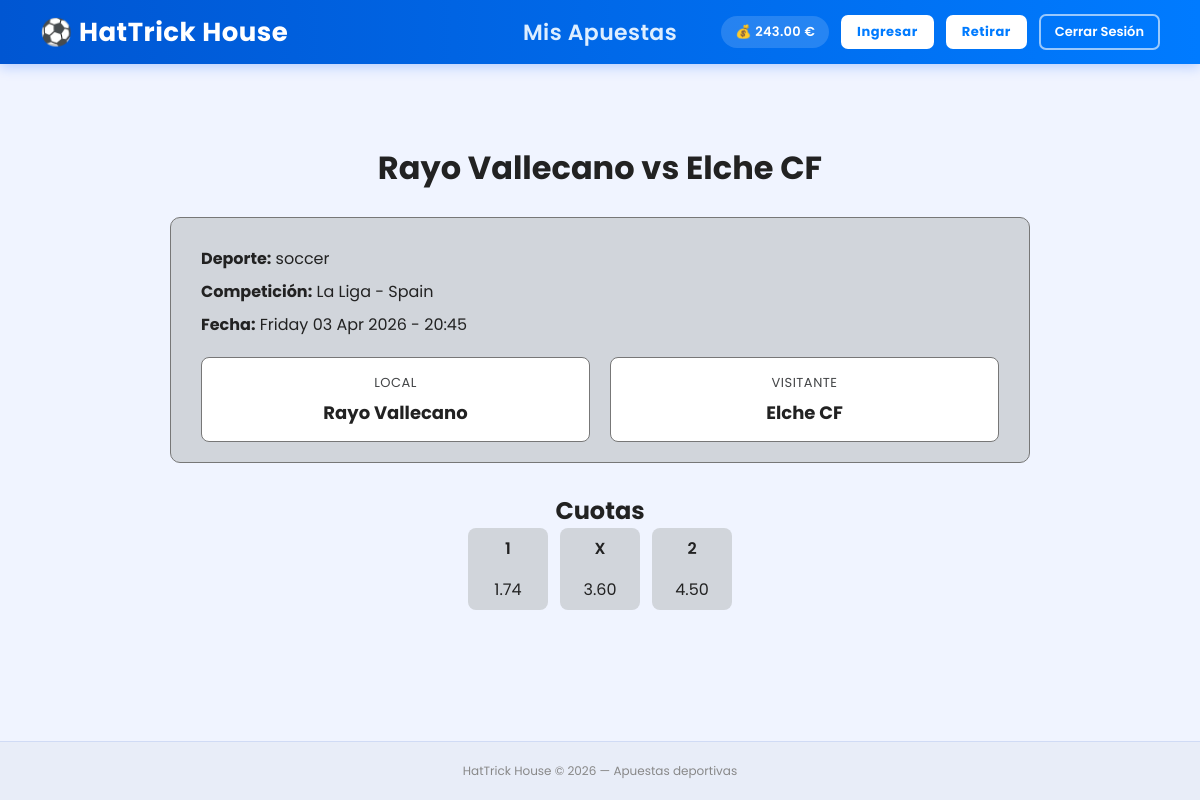
Screenshot of /partido/94c793aedd0e0b35ef9a5f8ae3f310bf/ (signed in) with the database file from the repository.
### apuestas/models.py (models this page shows, shortened)
class UserProfile(models.Model):
    user = models.OneToOneField(User, on_delete=models.CASCADE)
    money = models.DecimalField(max_digits=10, decimal_places=2, default=0.00)
    dni = models.CharField(max_length=9, blank=True, null=True)
    birthdate = models.DateField(blank=True, null=True)
    phone_number = models.CharField(max_length=9, blank=True, null=True)

class Game(models.Model):
    game_id = models.CharField(primary_key=True, max_length=100, unique=True)
    sport_key = models.CharField(max_length=50, default="soccer")
    league = models.CharField(max_length=100)
    home_team = models.CharField(max_length=50)
    away_team = models.CharField(max_length=50)
    home_price = models.DecimalField(max_digits=5, decimal_places=2, default=0.00)
    away_price = models.DecimalField(max_digits=5, decimal_places=2, default=0.00)
    draw_price = models.DecimalField(max_digits=5, decimal_places=2, default=0.00, null=True, blank=True)
    game_date = models.DateTimeField()

### apuestas/views.py (the view)
# urls.py: path('partido/<str:pk>/', views.GameDetailView.as_view(), name="game_detail"),
class GameDetailView(DetailView):
    model = Game
    template_name = 'apuestas/game_detail.html'
    context_object_name = 'game'

### templates/apuestas/game_detail.html (shortened to what this page needs)
{% extends 'base.html' %}
{% block content %}
<div class="detalle-partido-wrapper" vocab="https://schema.org/" typeof="SportsEvent">
    <h1 class="detalle-titulo" property="name">{{ game.home_team }} vs {{ game.away_team }}</h1>
    <div class="detalle-card">
        <p><strong>Deporte:</strong> <span property="sport">{{ game.sport_key }}</span></p>
        <p><strong>Competición:</strong> {{ game.league }}</p>
        <p><strong>Fecha:</strong>
            <time property="startDate" content="{{ game.game_date|date:'c' }}" datetime="{{ game.game_date|date:'c' }}">{{ game.game_date|date:'l d M Y - H:i' }}</time>
        </p>
        <div class="detalle-equipos">
            <div class="detalle-equipo" property="homeTeam" typeof="SportsTeam">
                <span class="detalle-equipo-rol">Local</span>
                <span class="detalle-equipo-nombre" property="name">{{ game.home_team }}</span>
            </div>
            <div class="detalle-equipo" property="awayTeam" typeof="SportsTeam">
                <span class="detalle-equipo-rol">Visitante</span>
                <span class="detalle-equipo-nombre" property="name">{{ game.away_team }}</span>
            </div>
        </div>
    </div>
    <h2 class="detalle-subtitulo">Cuotas</h2>
    <div class="cuota-partido detalle-cuotas">
        <div class="boton-cuota" property="offers" typeof="Offer">
            <span class="etiqueta">1</span>
            <span class="valor" property="price">{{ game.home_price }}</span>
        </div>
        {% if game.draw_price %}
        <div class="boton-cuota" property="offers" typeof="Offer">
            <span class="etiqueta">X</span>
            <span class="valor" property="price">{{ game.draw_price }}</span>
        </div>
        {% endif %}
        <div class="boton-cuota" property="offers" typeof="Offer">
            <span class="etiqueta">2</span>
            <span class="valor" property="price">{{ game.away_price }}</span>
        </div>
    </div>
</div>
{% endblock %}

### templates/base.html (shortened to what this page needs)
{% load static %}
<!DOCTYPE html>
<html lang="en">
<head>
  <link rel="stylesheet" href="{% static 'apuestas/style.css' %}">
</head>
<body>
  <nav class="navbar">
    <div class="nav-left">
      <a href="{% url 'apuestas:home' %}" class="logo">⚽ HatTrick House</a>
    </div>
    <div class="nav-center">
      <a href="{% url 'apuestas:bets_list' %}" class="nav-sports">Mis Apuestas</a>
    </div>
    <div class="nav-right">
      {% if user.is_authenticated %}
        <span class="nav-saldo">💰 {{ user.userprofile.money }} €</span>
        <a href="{% url 'apuestas:ingresar' %}" class="nav-deposit">Ingresar</a>
        <a href="{% url 'apuestas:withdraw' %}" class="nav-deposit">Retirar</a>
        <form action="{% url 'logout' %}" method="post" style="display: inline;">
          <button type="submit" class="nav-logout">Cerrar Sesión</button>
        </form>
      {% else %}
        <a href="{% url 'apuestas:registrar' %}" class="nav-register">Registrarse</a>
        <a href="{% url 'login' %}" class="nav-login">Login</a>
      {% endif %}
    </div>
  </nav>
  <div class="container">
    {% block content %}{% endblock %}
  </div>
  <footer>
    <p>HatTrick House &copy; 2026 — Apuestas deportivas</p>
  </footer>
</body>
</html>

### apuestas/static/apuestas/style.css (style rules this page uses)
body { margin: 0; font-family: 'Segoe UI', Roboto, Helvetica, Arial, sans-serif; }
.navbar { display: flex; align-items: center; justify-content: space-between; background-color: burlywood; padding: 15px 30px; box-shadow: 0 4px 6px rgba(0, 0, 0, 0.05); }
.nav-left, .nav-right { flex: 1; }
.nav-right { display: flex; justify-content: flex-end; align-items: center; gap: 23px; }
.logo { font-size: 23px; font-weight: 800; text-decoration: none; letter-spacing: 1px; }
.nav-sports { font-size: 18px; font-weight: 600; color: black; text-decoration: none; letter-spacing: 0.5px; transition: color 0.3s ease; }
.nav-deposit { font-size: 16px; font-weight: 600; text-decoration: none; letter-spacing: 0.5px; transition: color 0.3s ease; color: black; }
.nav-logout { font-size: 14px; padding: 5px 10px; text-decoration: none; border-radius: 7px; transition: background-color 0.3s ease, transform 0.2s ease; border: none; cursor: pointer; }
.nav-saldo { font-size: 16px; font-weight: 600; letter-spacing: 0.5px; }
.cuota-partido { display: grid; grid-template-columns: repeat(3, 80px); gap: 12px; margin-left: 20px; }
.boton-cuota { display: flex; flex-direction: column; gap: 16px; justify-content: center; align-items: center; cursor: pointer; padding: 8px; transition: all 0.2s ease; }
.etiqueta { font-weight: 600; }
.detalle-partido-wrapper { max-width: 900px; margin: 40px auto; padding: 0 20px; }
.detalle-titulo { text-align: center; margin-bottom: 25px; }
.detalle-card { background-color: #d1d5db; border: 1px solid #777; border-radius: 10px; padding: 20px 30px; }
.detalle-card p { margin: 8px 0; }
.detalle-equipos { display: flex; gap: 20px; margin-top: 20px; }
.detalle-equipo { flex: 1; display: flex; flex-direction: column; gap: 6px; background-color: white; border: 1px solid #777; border-radius: 8px; padding: 15px; text-align: center; }
.detalle-equipo-rol { font-size: 13px; text-transform: uppercase; letter-spacing: 0.5px; color: #434547; }
.detalle-equipo-nombre { font-size: 18px; font-weight: 700; }
.detalle-subtitulo { text-align: center; margin-top: 30px; }
.detalle-cuotas { justify-content: center; margin: 0 auto 50px auto; }
.detalle-cuotas .boton-cuota { background-color: #d1d5db; border-radius: 8px; cursor: default; }
html { scroll-behavior: smooth; }

### templates/base.html (style rules this page uses)
*, *::before, *::after { box-sizing: border-box; margin: 0; padding: 0; }
body { font-family: 'Poppins', sans-serif; background-color: #f0f4ff; color: #222; min-height: 100vh; display: flex; flex-direction: column; }
.navbar { display: flex; align-items: center; justify-content: space-between; padding: 0 40px; height: 64px; background: linear-gradient(90deg, #0056d2, #007BFF); box-shadow: 0 3px 12px rgba(0, 90, 255, 0.25); position: sticky; top: 0; z-index: 100; }
.logo { font-size: 26px; font-weight: 700; color: #fff; text-decoration: none; letter-spacing: 0.5px; white-space: nowrap; }
.nav-center { display: flex; gap: 24px; }
.nav-sports { color: #ddeeff; text-decoration: none; font-size: 22px; font-weight: 600; letter-spacing: 0.4px; padding: 6px 14px; border-radius: 6px; transition: background 0.2s, color 0.2s; }
.nav-right { display: flex; align-items: center; gap: 12px; }
.nav-saldo { color: #fff; font-size: 13px; font-weight: 600; background: rgba(255,255,255,0.15); padding: 6px 14px; border-radius: 20px; letter-spacing: 0.3px; }
.nav-deposit { background-color: #fff; color: #007BFF; font-weight: 700; font-size: 13px; padding: 7px 16px; border-radius: 7px; text-decoration: none; transition: background 0.2s, transform 0.1s; }
.nav-logout { background: transparent; border: 2px solid rgba(255,255,255,0.6); color: #fff; font-family: 'Poppins', sans-serif; font-size: 13px; font-weight: 600; padding: 6px 14px; border-radius: 7px; cursor: pointer; transition: background 0.2s, border-color 0.2s; }
.container { flex: 1; width: 100%; max-width: 1200px; margin: 0 auto; padding: 40px 24px; }
footer { text-align: center; padding: 20px; font-size: 12px; color: #888; background-color: #e8edf8; border-top: 1px solid #d0dbf5; }

### rows the page displays
Game: home_team "Rayo Vallecano", away_team "Elche CF", sport_key "soccer", league "La Liga - Spain", game_date "Friday 03 Apr 2026 - 20:45", home_price "1.74", draw_price "3.60", away_price "4.50"

### other values shown
{{ user.userprofile.money }} "243.00"
